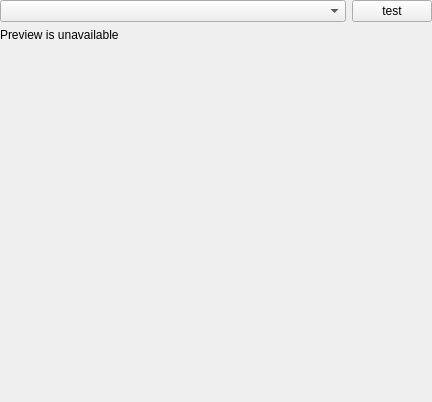
<?xml version="1.0" encoding="UTF-8"?>
<ui version="4.0">
 <class>AppearanceSettings</class>
 <widget class="QWidget" name="AppearanceSettings">
  <property name="geometry">
   <rect>
    <x>0</x>
    <y>0</y>
    <width>432</width>
    <height>402</height>
   </rect>
  </property>
  <property name="sizePolicy">
   <sizepolicy hsizetype="Preferred" vsizetype="Expanding">
    <horstretch>0</horstretch>
    <verstretch>0</verstretch>
   </sizepolicy>
  </property>
  <property name="windowTitle">
   <string>Form</string>
  </property>
  <layout class="QGridLayout" name="gridLayout">
   <property name="margin">
    <number>0</number>
   </property>
   <item row="0" column="0" colspan="2">
    <widget class="QComboBox" name="comboBox">
     <property name="sizePolicy">
      <sizepolicy hsizetype="Expanding" vsizetype="Fixed">
       <horstretch>0</horstretch>
       <verstretch>0</verstretch>
      </sizepolicy>
     </property>
    </widget>
   </item>
   <item row="0" column="2">
    <widget class="QPushButton" name="pushButton">
     <property name="sizePolicy">
      <sizepolicy hsizetype="Fixed" vsizetype="Fixed">
       <horstretch>0</horstretch>
       <verstretch>0</verstretch>
      </sizepolicy>
     </property>
     <property name="text">
      <string>test</string>
     </property>
    </widget>
   </item>
   <item row="2" column="0">
    <spacer name="verticalSpacer">
     <property name="orientation">
      <enum>Qt::Vertical</enum>
     </property>
     <property name="sizeHint" stdset="0">
      <size>
       <width>20</width>
       <height>40</height>
      </size>
     </property>
    </spacer>
   </item>
   <item row="1" column="0">
    <widget class="QLabel" name="label">
     <property name="text">
      <string>Preview is unavailable</string>
     </property>
     <property name="margin">
      <number>6</number>
     </property>
    </widget>
   </item>
  </layout>
 </widget>
 <resources/>
 <connections/>
</ui>
